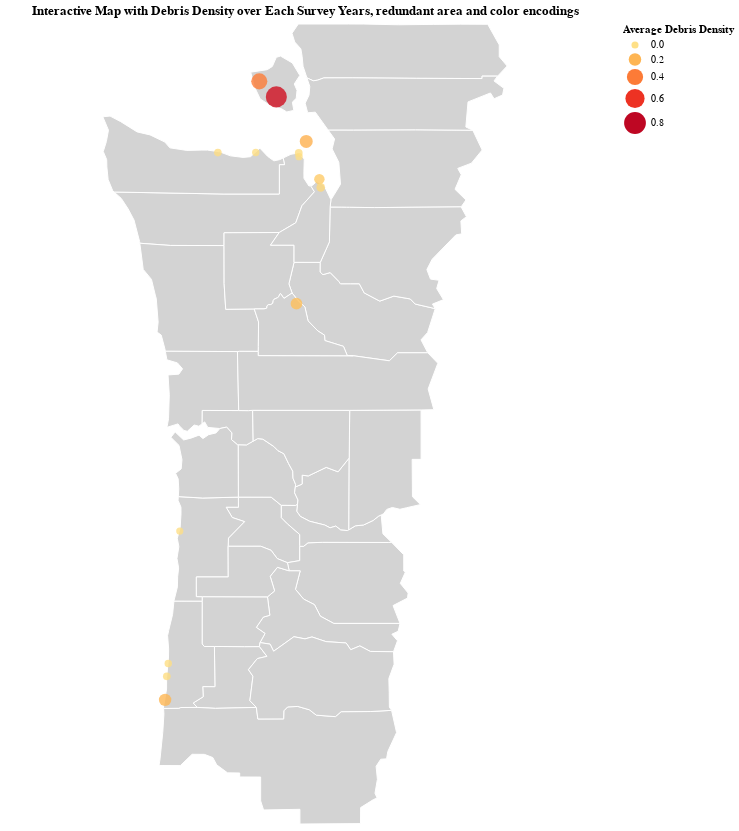

Write notebook code for a chart like this one.
### Code cell
background = alt.Chart(gdf).mark_geoshape(
    fill='lightgray',
    stroke='white'
).properties(
    width=600,
    height=800
)

selectYear = alt.selection_single(
    name='Select', # name the selection 'Select'
    fields=['year'], # limit selection to the Major_Genre field
    init={'year': 2017}, # use first genre entry as initial value
    bind=alt.binding_select(options=[2017, 2018, 2019, 2020, 2021]) # bind to a menu of unique genre values
)

selection = alt.selection_multi(fields=['avg_debris_density'], bind='legend') 

points = alt.Chart(df_filtered).mark_circle(opacity = 0.8).encode(
    longitude='beach_longitude:Q',
    latitude='beach_latitude:Q',
    color=alt.Color('avg_debris_density:Q', scale=alt.Scale(scheme='yelloworangered'), legend=alt.Legend(title='Average Debris Density')),
    opacity=alt.condition(selectYear, alt.value(0.8), alt.value(0)),
    size = alt.Size('avg_debris_density:Q', scale=alt.Scale(range=[50,500])),
    tooltip=['beach_name:N','avg_debris_density:Q', 'beach_length:O', 'beach_width:N', 'total_debris_count:Q']
).properties(title= 'Interactive Map with Debris Density over Each Survey Years, redundant area and color encodings',
    width=1000,
    height=800
).add_selection(
    selection
). add_selection(
    selectYear
)



map=alt.layer(background,points)
map
